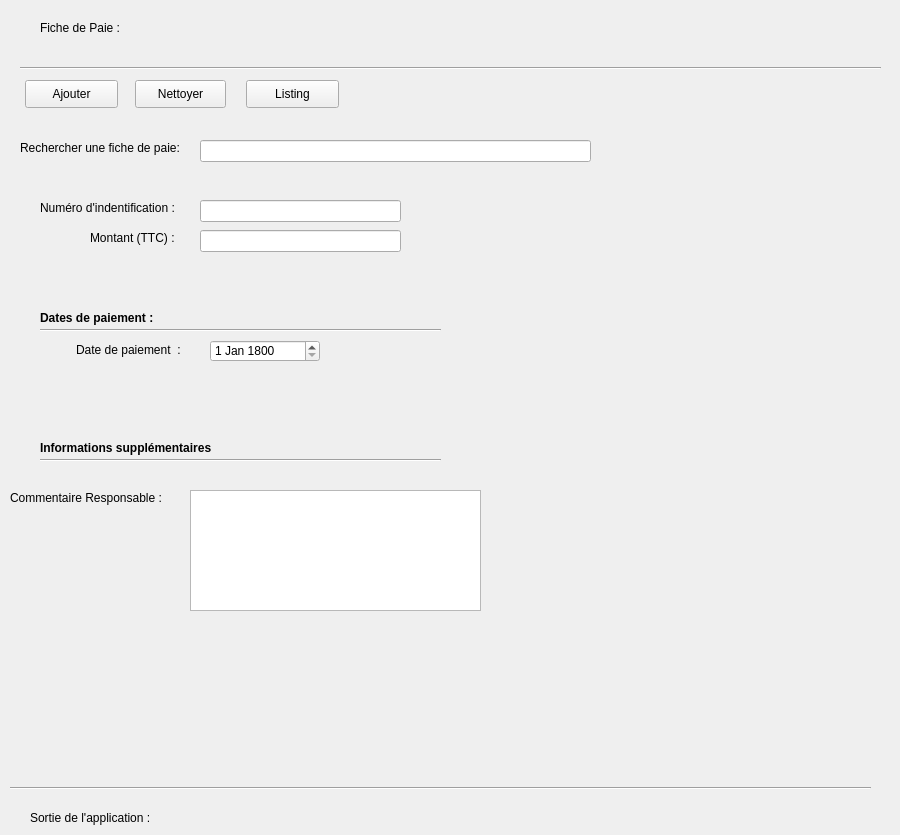
   <widget class="QWidget" name="tab_3">
    <attribute name="title">
     <string>Paiement</string>
    </attribute>
    <widget class="Line" name="line_12">
     <property name="geometry">
      <rect>
       <x>20</x>
       <y>60</y>
       <width>861</width>
       <height>16</height>
      </rect>
     </property>
     <property name="orientation">
      <enum>Qt::Horizontal</enum>
     </property>
    </widget>
    <widget class="QLabel" name="label_5">
     <property name="geometry">
      <rect>
       <x>40</x>
       <y>20</y>
       <width>91</width>
       <height>16</height>
      </rect>
     </property>
     <property name="text">
      <string>Fiche de Paie :</string>
     </property>
    </widget>
    <widget class="QPushButton" name="pushButton_NettoyerPaiement">
     <property name="geometry">
      <rect>
       <x>135</x>
       <y>80</y>
       <width>91</width>
       <height>28</height>
      </rect>
     </property>
     <property name="text">
      <string>Nettoyer</string>
     </property>
    </widget>
    <widget class="QPushButton" name="pushButton_ListingPaiement">
     <property name="geometry">
      <rect>
       <x>246</x>
       <y>80</y>
       <width>93</width>
       <height>28</height>
      </rect>
     </property>
     <property name="text">
      <string>Listing</string>
     </property>
    </widget>
    <widget class="QLineEdit" name="lineEdit_IDPaiementEmployeRecherche">
     <property name="geometry">
      <rect>
       <x>200</x>
       <y>140</y>
       <width>391</width>
       <height>22</height>
      </rect>
     </property>
    </widget>
    <widget class="QPushButton" name="pushButton_AjoutPaiement">
     <property name="geometry">
      <rect>
       <x>25</x>
       <y>80</y>
       <width>93</width>
       <height>28</height>
      </rect>
     </property>
     <property name="text">
      <string>Ajouter</string>
     </property>
    </widget>
    <widget class="QLabel" name="label_IDCongeEmploye_3">
     <property name="geometry">
      <rect>
       <x>20</x>
       <y>140</y>
       <width>181</width>
       <height>16</height>
      </rect>
     </property>
     <property name="text">
      <string>Rechercher une fiche de paie: </string>
     </property>
    </widget>
    <widget class="QLineEdit" name="lineEdit_IDPaiementEmploye">
     <property name="geometry">
      <rect>
       <x>200</x>
       <y>200</y>
       <width>201</width>
       <height>22</height>
      </rect>
     </property>
    </widget>
    <widget class="QLabel" name="label_IDCongeEmploye_4">
     <property name="geometry">
      <rect>
       <x>40</x>
       <y>200</y>
       <width>151</width>
       <height>16</height>
      </rect>
     </property>
     <property name="text">
      <string>Numéro d'indentification :</string>
     </property>
    </widget>
    <widget class="QLabel" name="label_TypeConge_2">
     <property name="geometry">
      <rect>
       <x>90</x>
       <y>230</y>
       <width>101</width>
       <height>16</height>
      </rect>
     </property>
     <property name="text">
      <string>Montant (TTC) :</string>
     </property>
    </widget>
    <widget class="QLineEdit" name="lineEdit_MontantTTC">
     <property name="geometry">
      <rect>
       <x>200</x>
       <y>230</y>
       <width>201</width>
       <height>22</height>
      </rect>
     </property>
    </widget>
    <widget class="QLabel" name="label_6">
     <property name="geometry">
      <rect>
       <x>40</x>
       <y>310</y>
       <width>141</width>
       <height>16</height>
      </rect>
     </property>
     <property name="font">
      <font>
       <weight>75</weight>
       <bold>true</bold>
      </font>
     </property>
     <property name="text">
      <string>Dates de paiement :</string>
     </property>
    </widget>
    <widget class="Line" name="line_13">
     <property name="geometry">
      <rect>
       <x>40</x>
       <y>320</y>
       <width>401</width>
       <height>20</height>
      </rect>
     </property>
     <property name="orientation">
      <enum>Qt::Horizontal</enum>
     </property>
    </widget>
    <widget class="QLabel" name="label_DateDebutConge_2">
     <property name="geometry">
      <rect>
       <x>76</x>
       <y>340</y>
       <width>121</width>
       <height>20</height>
      </rect>
     </property>
     <property name="text">
      <string>Date de paiement  :</string>
     </property>
    </widget>
    <widget class="QDateEdit" name="dateEdit_Paiement">
     <property name="geometry">
      <rect>
       <x>210</x>
       <y>340</y>
       <width>110</width>
       <height>22</height>
      </rect>
     </property>
     <property name="date">
      <date>
       <year>1800</year>
       <month>1</month>
       <day>1</day>
      </date>
     </property>
    </widget>
    <widget class="Line" name="line_14">
     <property name="geometry">
      <rect>
       <x>40</x>
       <y>450</y>
       <width>401</width>
       <height>20</height>
      </rect>
     </property>
     <property name="orientation">
      <enum>Qt::Horizontal</enum>
     </property>
    </widget>
    <widget class="QLabel" name="label_8">
     <property name="geometry">
      <rect>
       <x>40</x>
       <y>440</y>
       <width>211</width>
       <height>16</height>
      </rect>
     </property>
     <property name="font">
      <font>
       <weight>75</weight>
       <bold>true</bold>
      </font>
     </property>
     <property name="text">
      <string>Informations supplémentaires</string>
     </property>
    </widget>
    <widget class="QTextEdit" name="textEdit_PaiementResponsable">
     <property name="geometry">
      <rect>
       <x>190</x>
       <y>490</y>
       <width>291</width>
       <height>121</height>
      </rect>
     </property>
    </widget>
    <widget class="QLabel" name="label_commentaireResponsable_2">
     <property name="geometry">
      <rect>
       <x>10</x>
       <y>490</y>
       <width>171</width>
       <height>16</height>
      </rect>
     </property>
     <property name="text">
      <string>Commentaire Responsable : </string>
     </property>
    </widget>
    <widget class="QLabel" name="label_SortieApplicationMessage_3">
     <property name="geometry">
      <rect>
       <x>30</x>
       <y>810</y>
       <width>141</width>
       <height>16</height>
      </rect>
     </property>
     <property name="text">
      <string>Sortie de l'application :</string>
     </property>
    </widget>
    <widget class="Line" name="line_15">
     <property name="geometry">
      <rect>
       <x>10</x>
       <y>780</y>
       <width>861</width>
       <height>16</height>
      </rect>
     </property>
     <property name="orientation">
      <enum>Qt::Horizontal</enum>
     </property>
    </widget>
    <widget class="QLabel" name="label_IDPaiementControl">
     <property name="geometry">
      <rect>
       <x>410</x>
       <y>200</y>
       <width>21</width>
       <height>21</height>
      </rect>
     </property>
     <property name="text">
      <string/>
     </property>
    </widget>
    <widget class="QLabel" name="label_MontantControl">
     <property name="geometry">
      <rect>
       <x>410</x>
       <y>230</y>
       <width>21</width>
       <height>21</height>
      </rect>
     </property>
     <property name="text">
      <string/>
     </property>
    </widget>
    <widget class="QLabel" name="label_DatePaiementControl">
     <property name="geometry">
      <rect>
       <x>330</x>
       <y>340</y>
       <width>21</width>
       <height>21</height>
      </rect>
     </property>
     <property name="text">
      <string/>
     </property>
    </widget>
    <widget class="QLabel" name="SortieApplicationPaiement">
     <property name="geometry">
      <rect>
       <x>170</x>
       <y>810</y>
       <width>601</width>
       <height>16</height>
      </rect>
     </property>
     <property name="text">
      <string/>
     </property>
    </widget>
    <widget class="QLabel" name="label_104">
     <property name="geometry">
      <rect>
       <x>0</x>
       <y>0</y>
       <width>891</width>
       <height>71</height>
      </rect>
     </property>
     <property name="text">
      <string/>
     </property>
     <property name="pixmap">
      <pixmap>graphique.jpg</pixmap>
     </property>
    </widget>
   </widget>
